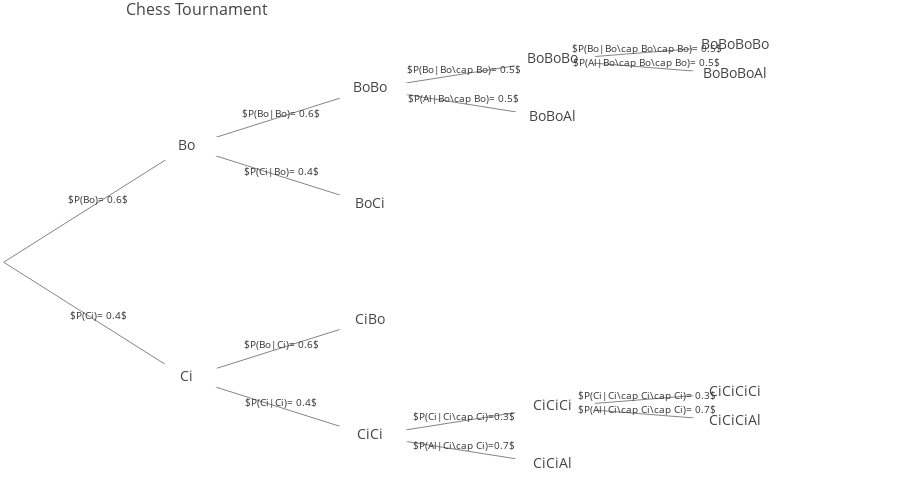

This figure's notebook cell:
### Code cell
chess_edge_weights = {'01':0.6,'041':0.4,'12':0.6,'115':0.4,'23':0.5,'211':0.5,'34':0.5,'36':0.5,
                     '4142':0.6,'4155':0.4,'5560':0.3,'5564':0.7,'6062':0.3,'6063':0.7}

chess_edges_labls = {'01':'$P(Bo)= 0.6$','041':'$P(Ci)= 0.4$','12':'$P(Bo|Bo)= 0.6$',
                    '115':'$P(Ci|Bo)= 0.4$','23':'$P(Bo|Bo\cap Bo)= 0.5$','211':'$P(Al|Bo\cap Bo)= 0.5$',
                    '34':'$P(Bo|Bo\cap Bo\cap Bo)= 0.5$','36':'$P(Al|Bo\cap Bo\cap Bo)= 0.5$',
                    '4142':'$P(Bo|Ci)= 0.6$','4155':'$P(Ci|Ci)= 0.4$','5560':'$P(Ci|Ci\cap Ci)=0.3$',
                    '5564':'$P(Al|Ci\cap Ci)=0.7$','6062':'$P(Ci|Ci\cap Ci\cap Ci)= 0.3$',
                    '6063':'$P(Al|Ci\cap Ci\cap Ci)= 0.7$'}

chess_tree = TreeGraph(orientation='h',root=chess_nodes[0][0],spread=3,gap=0.5,
              nodes=chess_nodes,edge_weights=chess_edge_weights,edge_labels=chess_edges_labls)

chess_tree.generic_plotly_plot("Chess Tournament", title_pos=0.14, height=480, width=900, 
                                node_fontsize=14, legend=False, label_fontsize=10)

P_1chess_a = chess_tree.paths_product(0,2) + chess_tree.paths_product(0,55) 
P_1chess_b = chess_tree.paths_product(0,2)
P_1chess_c = chess_tree.paths_product(0,4) + chess_tree.paths_product(0,62)

P_2chess_a = P_1chess_b/P_1chess_a
P_2chess_b = (chess_tree.paths_product(0,11) + chess_tree.paths_product(0,64) + \
             chess_tree.paths_product(0,6) + chess_tree.paths_product(0,63))/P_1chess_a

P_3chess = chess_tree.paths_product(0,11)/(chess_tree.paths_product(0,11) + chess_tree.paths_product(0,64))

display_math(r"\text{1a. }P(\text{2nd round})= (0.6\times 0.6) + (0.4\times 0.4)= %s \
\\\text{1b. }P(\text{Bo wins 1st round})= (0.6\times 0.6)= %s \
\\\text{1c. }P(\text{Al retains title})= 1-P(\text{Al doesn't retain title})= \
1-((0.6\times 0.6\times 0.5\times 0.5)+(0.4\times 0.4\times 0.3\times 0.3))=%s \
\\\text{2a. }P(\text{Bo wins 1st round}|\text{2nd round})= \
\frac{P(Bo\text{ wins 1st round }\cap\text{ 2nd round})}{P(\text{2nd round})}= \frac{0.36}{0.52}= %s \
\\\text{2b. }P(\text{Al retains title}|\text{2nd round})= \
\frac{P(Al\text{ retains title }\cap\text{ 2nd round})}{P(\text{2nd round})}= \
\frac{(0.6\times 0.6\times 0.5)+(0.4\times 0.4\times 0.7)+(0.6\times 0.6\times 0.5\times 0.5)+ \
(0.6\times 0.6\times 0.3\times 0.7)}{0.52}= %s \
\\\text{3. }P(\text{Bo wins 1st round}|\text{2nd round}\cap\text{1 game})= \
\frac{P(Bo\text{ wins 1st round }\cap\text{ 2nd round }\cap\text{ 1 game})}{P(\text{2nd round}\cap\text{ 1 game})}= \
\frac{0.18}{(0.6\times 0.6\times 0.5)+(0.4\times 0.4\times 0.7)}= %s" 
             % (P_1chess_a,P_1chess_b,1-P_1chess_c,P_2chess_a,P_2chess_b,P_3chess))

### Figure 1 — Plotly figure (JSON) as saved in the notebook; plotly's stock layout.template omitted (floating-point values rounded to 4 significant figures)
{"data": [{"marker": {"color": [], "showscale": false, "size": 0}, "mode": "text", "text": [], "type": "scatter", "uid": "a2ec9f5a-f68f-489e-b9f8-82993c106c72", "x": [0], "y": [0.5]}, {"line": {"color": "#777", "width": 0.9}, "mode": "lines", "text": [], "type": "scatter", "uid": "f90a26c7-d3cc-4e9b-8199-7d42e8054c0d", "x": [0, 0.5, null, 0, 0.5, null, 0.5, 1, null, 0.5, 1, null, 0.5, 1, null, 0.5, 1, null, 1, 1.5, null, 1, 1.5, null, 1.5, 2, null, 1.5, 2, null, 1, 1.5, null, 1, 1.5, null, 1.5, 2, null, 1.5, 2, null], "y": [0.5, 1.25, null, 0.5, -0.25, null, 1.25, 1.625, null, 1.25, 0.875, null, -0.25, 0.125, null, -0.25, -0.625, null, 1.625, 1.812, null, 1.625, 1.438, null, 1.812, 1.906, null, 1.812, 1.719, null, -0.625, -0.4375, null, -0.625, -0.8125, null, -0.4375, -0.3438, null, -0.4375, -0.5312, null]}, {"marker": {"color": ["white", "white", "white", "white", "white", "white", "white", "white", "white", "white", "white", "white", "white", "white"], "showscale": false, "size": 70, "symbol": "diamond-wide"}, "mode": "markers+text", "name": "Nodes", "showlegend": false, "text": ["Bo", "Ci", "BoBo", "BoCi", "BoBoBo", "BoBoAl", "BoBoBoBo", "BoBoBoAl", "CiBo", "CiCi", "CiCiCi", "CiCiAl", "CiCiCiCi", "CiCiCiAl"], "textfont": {"size": 14}, "type": "scatter", "uid": "ae6ec86a-491a-44ed-8082-21e85dc18c37", "x": [0.5, 0.5, 1, 1, 1.5, 1.5, 2, 2, 1, 1, 1.5, 1.5, 2, 2], "y": [1.25, -0.25, 1.625, 0.875, 1.812, 1.438, 1.906, 1.719, 0.125, -0.625, -0.4375, -0.8125, -0.3438, -0.5312]}], "layout": {"annotations": [{"align": "center", "arrowsize": 1, "arrowwidth": 1, "ax": 3, "ay": -5, "borderpad": 1, "font": {"color": "#333", "size": 10}, "showarrow": true, "text": "$P(Bo)= 0.6$", "x": 0.25, "xref": "x", "y": 0.875, "yref": "y"}, {"align": "center", "arrowsize": 1, "arrowwidth": 1, "ax": 3, "ay": -5, "borderpad": 1, "font": {"color": "#333", "size": 10}, "showarrow": true, "text": "$P(Ci)= 0.4$", "x": 0.25, "xref": "x", "y": 0.125, "yref": "y"}, {"align": "center", "arrowsize": 1, "arrowwidth": 1, "ax": 3, "ay": -5, "borderpad": 1, "font": {"color": "#333", "size": 10}, "showarrow": true, "text": "$P(Bo|Bo)= 0.6$", "x": 0.75, "xref": "x", "y": 1.438, "yref": "y"}, {"align": "center", "arrowsize": 1, "arrowwidth": 1, "ax": 3, "ay": -5, "borderpad": 1, "font": {"color": "#333", "size": 10}, "showarrow": true, "text": "$P(Ci|Bo)= 0.4$", "x": 0.75, "xref": "x", "y": 1.062, "yref": "y"}, {"align": "center", "arrowsize": 1, "arrowwidth": 1, "ax": 3, "ay": -5, "borderpad": 1, "font": {"color": "#333", "size": 10}, "showarrow": true, "text": "$P(Bo|Ci)= 0.6$", "x": 0.75, "xref": "x", "y": -0.0625, "yref": "y"}, {"align": "center", "arrowsize": 1, "arrowwidth": 1, "ax": 3, "ay": -5, "borderpad": 1, "font": {"color": "#333", "size": 10}, "showarrow": true, "text": "$P(Ci|Ci)= 0.4$", "x": 0.75, "xref": "x", "y": -0.4375, "yref": "y"}, {"align": "center", "arrowsize": 1, "arrowwidth": 1, "ax": 3, "ay": -5, "borderpad": 1, "font": {"color": "#333", "size": 10}, "showarrow": true, "text": "$P(Bo|Bo\\cap Bo)= 0.5$", "x": 1.25, "xref": "x", "y": 1.719, "yref": "y"}, {"align": "center", "arrowsize": 1, "arrowwidth": 1, "ax": 3, "ay": -5, "borderpad": 1, "font": {"color": "#333", "size": 10}, "showarrow": true, "text": "$P(Al|Bo\\cap Bo)= 0.5$", "x": 1.25, "xref": "x", "y": 1.531, "yref": "y"}, {"align": "center", "arrowsize": 1, "arrowwidth": 1, "ax": 3, "ay": -5, "borderpad": 1, "font": {"color": "#333", "size": 10}, "showarrow": true, "text": "$P(Bo|Bo\\cap Bo\\cap Bo)= 0.5$", "x": 1.75, "xref": "x", "y": 1.859, "yref": "y"}, {"align": "center", "arrowsize": 1, "arrowwidth": 1, "ax": 3, "ay": -5, "borderpad": 1, "font": {"color": "#333", "size": 10}, "showarrow": true, "text": "$P(Al|Bo\\cap Bo\\cap Bo)= 0.5$", "x": 1.75, "xref": "x", "y": 1.766, "yref": "y"}, {"align": "center", "arrowsize": 1, "arrowwidth": 1, "ax": 3, "ay": -5, "borderpad": 1, "font": {"color": "#333", "size": 10}, "showarrow": true, "text": "$P(Ci|Ci\\cap Ci)=0.3$", "x": 1.25, "xref": "x", "y": -0.5312, "yref": "y"}, {"align": "center", "arrowsize": 1, "arrowwidth": 1, "ax": 3, "ay": -5, "borderpad": 1, "font": {"color": "#333", "size": 10}, "showarrow": true, "text": "$P(Al|Ci\\cap Ci)=0.7$", "x": 1.25, "xref": "x", "y": -0.7188, "yref": "y"}, {"align": "center", "arrowsize": 1, "arrowwidth": 1, "ax": 3, "ay": -5, "borderpad": 1, "font": {"color": "#333", "size": 10}, "showarrow": true, "text": "$P(Ci|Ci\\cap Ci\\cap Ci)= 0.3$", "x": 1.75, "xref": "x", "y": -0.3906, "yref": "y"}, {"align": "center", "arrowsize": 1, "arrowwidth": 1, "ax": 3, "ay": -5, "borderpad": 1, "font": {"color": "#333", "size": 10}, "showarrow": true, "text": "$P(Al|Ci\\cap Ci\\cap Ci)= 0.7$", "x": 1.75, "xref": "x", "y": -0.4844, "yref": "y"}], "autosize": true, "height": 480, "hovermode": "closest", "margin": {"b": 0, "l": 0, "r": 0, "t": 30}, "showlegend": false, "title": {"font": {"size": 16}, "text": "Chess Tournament", "x": 0.14}, "width": 900, "xaxis": {"range": [-0.01, 2.45], "showgrid": false, "showticklabels": false, "zeroline": false}, "yaxis": {"range": [-0.9125, 2.006], "showgrid": false, "showticklabels": false, "zeroline": false}}}
